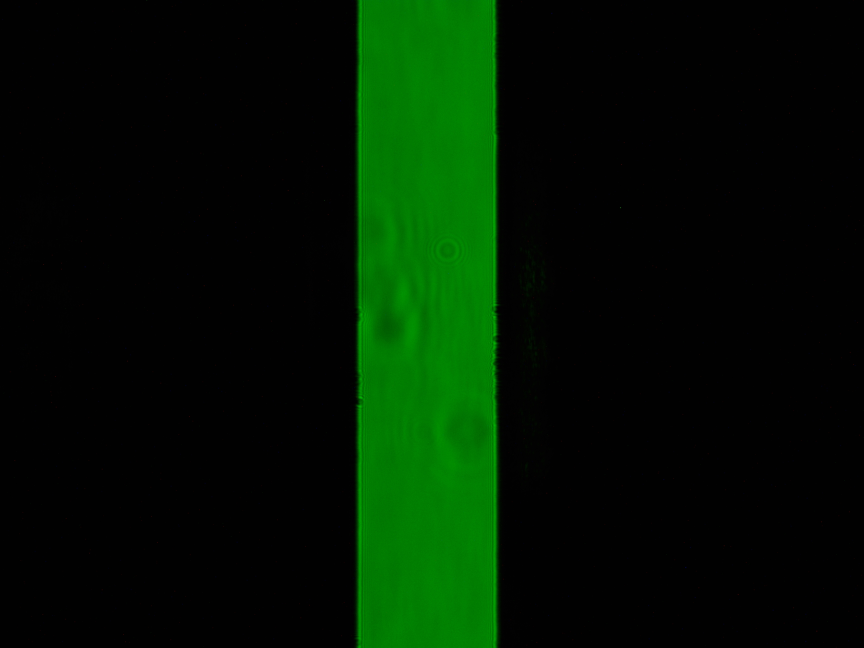
#> input picture 4.3.1 дифракция света/изображения с микроскопа/1 френель/0.jpg, 2592 x 1944 px (shown at 1/3 size)
$ jupyter execute --allow-errors process.ipynb
#> lines starting #> are read from the running program, lines starting #| are printed output that depends on the picture
[cell 1]
import numpy as np
import matplotlib.pyplot as plt
import pandas as pd
from PIL import Image
from scipy import ndimage
from scipy.stats import linregress
import matplotlib
import scipy.optimize as opt
matplotlib.rcParams.update({'font.size': 13})
matplotlib.rcParams['lines.linewidth'] = 2


light_green = (0.4, 0.8, 0.2)
dark_purple = (0.4, 0.3, 0.7)
raspberry_pink = (1, 0, 0.5)

# 0. Калибровка

[cell 2]
k_cam = 1000/911 #мкм/pix

# 1. Дифракция Френеля
## Обработка фото

[cell 3]
def rescale(path_in, path_out):
#> called with path_in = 'изображения с микроскопа/1 френель/0.jpg', path_out = 'pics/fren0.jpg'
    img = np.array(Image.open(path_in).convert("L"), dtype=float)
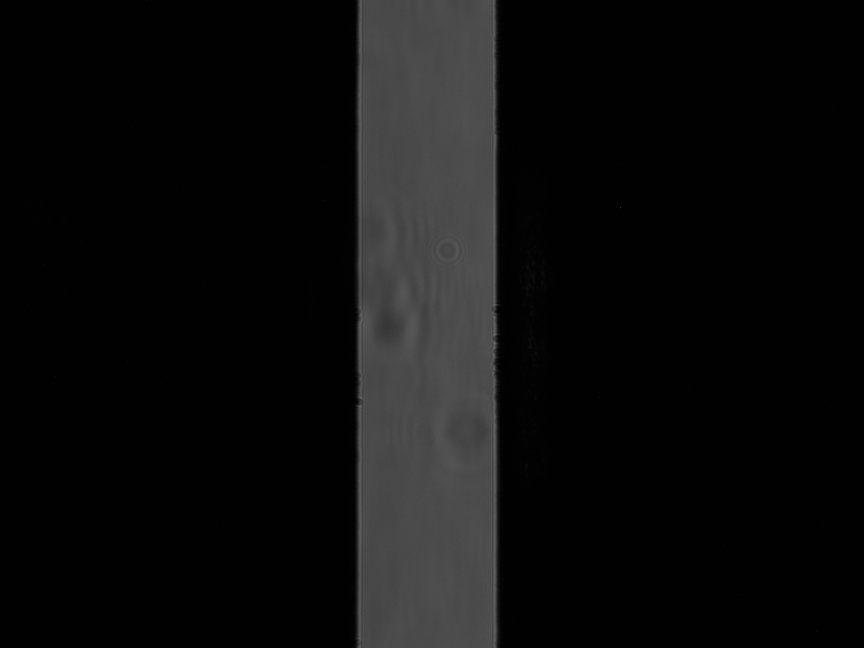
#> img: shape (1944, 2592) float64 (shown at 1/3 size); min 0, max 115, mean 13.1
    H, W = img.shape
#> H = 1944; W = 2592
    x = np.arange(W)
#> x = 2592 values from 0 to 2591
    I_x = img.sum(axis=0)
#> I_x = 2592 values, max 175727 at index 1482, min 1940 at index 1876, mean 25403.8
    x_center = int((x * I_x).sum() / I_x.sum())
#> x_center = 1284
    Image.fromarray(np.clip(img[750:1250, x_center - 400:x_center + 400], 0, 255).astype(np.uint8)).save(path_out)
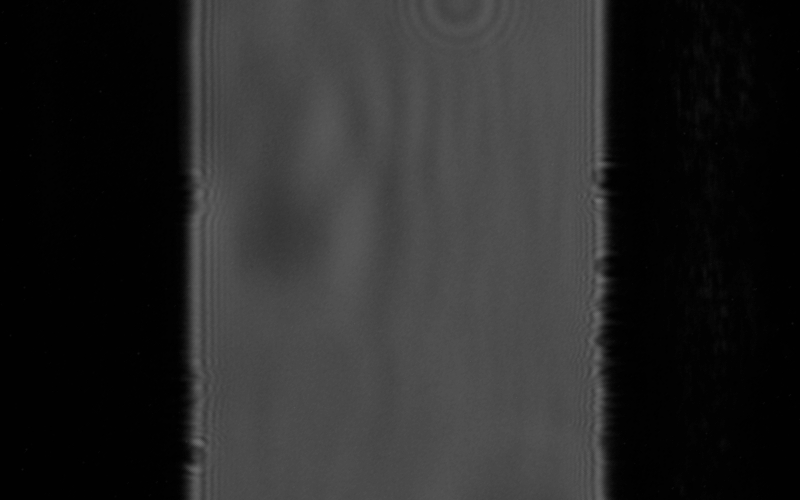
#> saved as fren0.jpg: PIL image 800x500 L; min 0, max 115, mean 40.1

[cell 4]
rescale("изображения с микроскопа/1 френель/0.jpg", "pics/fren0.jpg")
rescale("изображения с микроскопа/1 френель/2.jpg", "pics/fren2.jpg")
#> call 2 of rescale, with path_in = 'изображения с микроскопа/1 френель/2.jpg', path_out = 'pics/fren2.jpg'
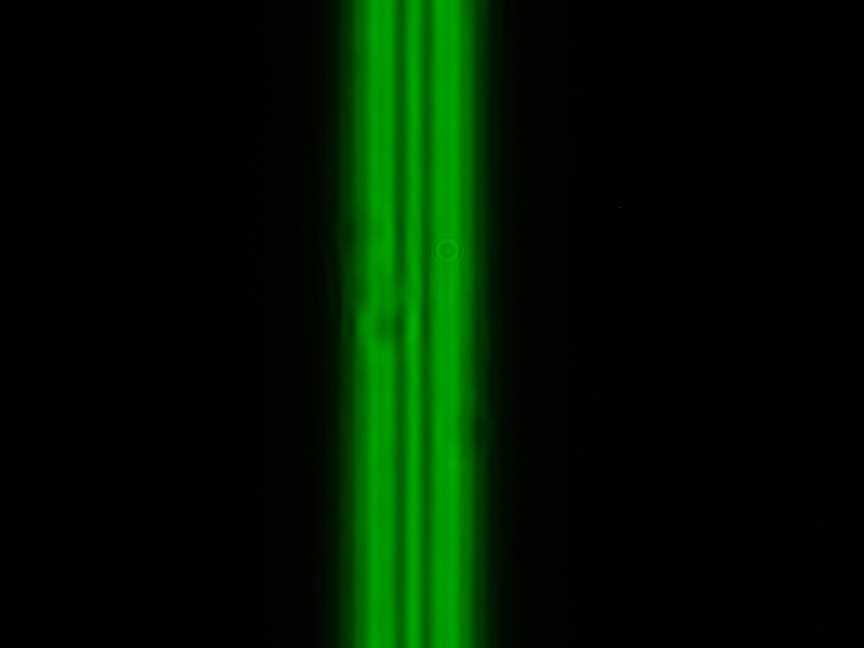
#> input picture 4.3.1 дифракция света/изображения с микроскопа/1 френель/2.jpg, 2592 x 1944 px (shown at 1/3 size)
#> in rescale (call 2), `img = np.array(Image.open(path_in).convert("L"), dtype=float)`:
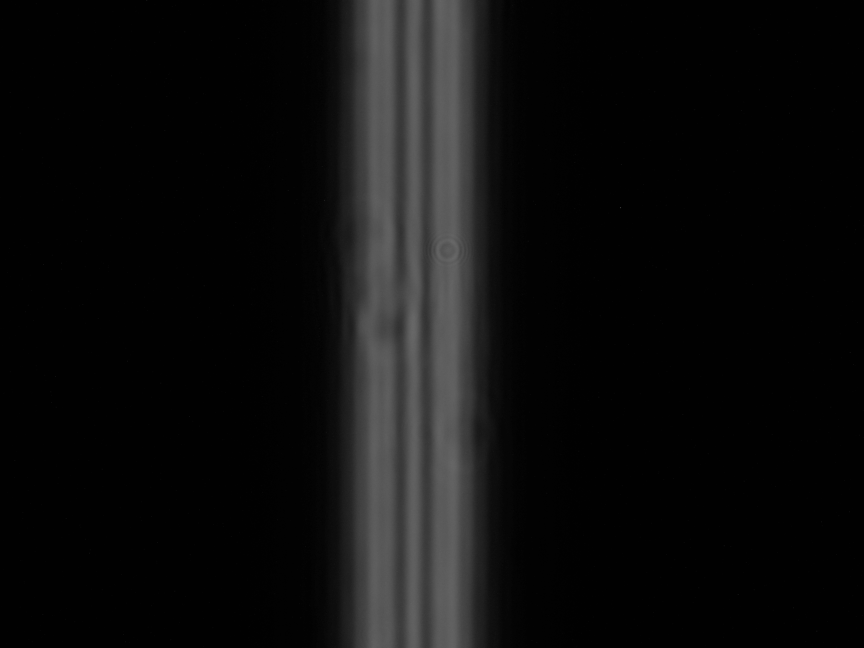
#> img: shape (1944, 2592) float64 (shown at 1/3 size); min 0, max 110, mean 13.3
#> in rescale (call 2), `I_x = img.sum(axis=0)`: I_x = 2592 values, max 186641 at index 1358, min 1938 at index 321, mean 25868.2
#> in rescale (call 2), `x_center = int((x * I_x).sum() / I_x.sum())`: x_center = 1247
#> in rescale (call 2), `Image.fromarray(np.clip(img[750:1250, x_center - 400:x_center + 400], ..`:
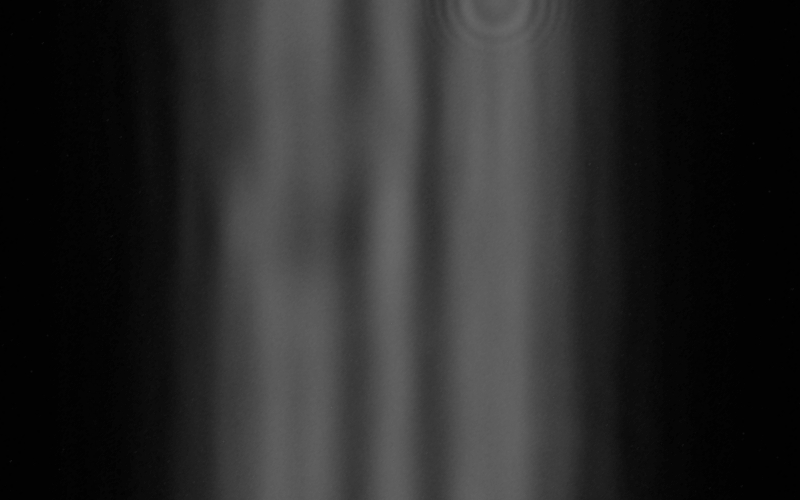
#> saved as fren2.jpg: PIL image 800x500 L; min 0, max 105, mean 40.6
rescale("изображения с микроскопа/1 френель/3.jpg", "pics/fren3.jpg")
#> call 3 of rescale, with path_in = 'изображения с микроскопа/1 френель/3.jpg', path_out = 'pics/fren3.jpg'
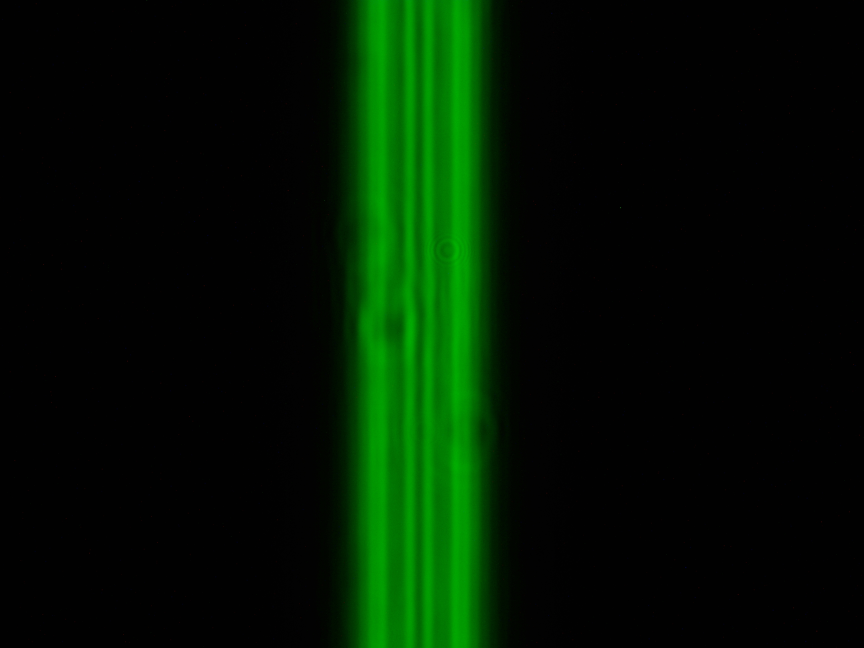
#> input picture 4.3.1 дифракция света/изображения с микроскопа/1 френель/3.jpg, 2592 x 1944 px (shown at 1/3 size)
#> in rescale (call 3), `img = np.array(Image.open(path_in).convert("L"), dtype=float)`:
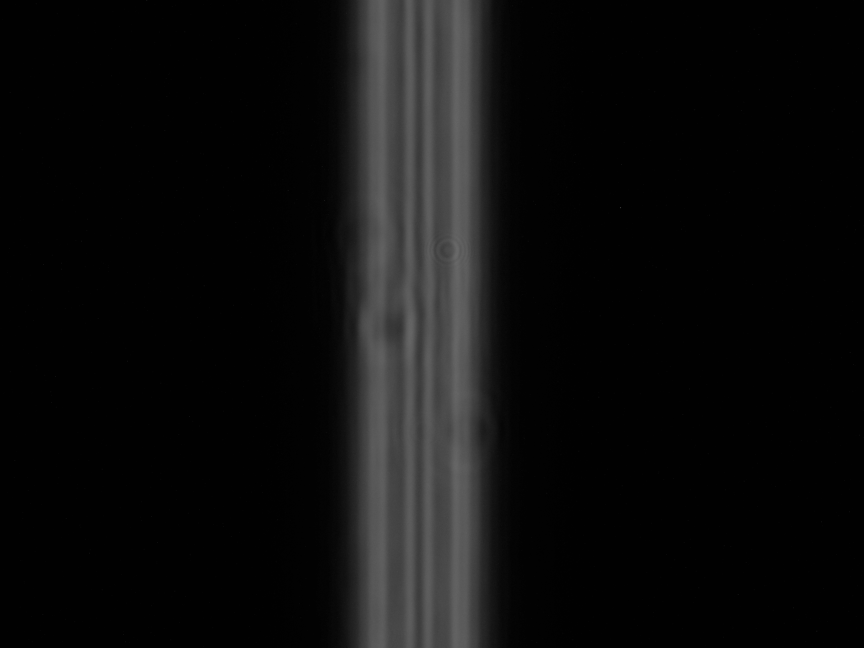
#> img: shape (1944, 2592) float64 (shown at 1/3 size); min 0, max 110, mean 13.2
#> in rescale (call 3), `I_x = img.sum(axis=0)`: I_x = 2592 values, max 190154 at index 1369, min 1942 at index 321, mean 25667.2
#> in rescale (call 3), `x_center = int((x * I_x).sum() / I_x.sum())`: x_center = 1262
#> in rescale (call 3), `Image.fromarray(np.clip(img[750:1250, x_center - 400:x_center + 400], ..`:
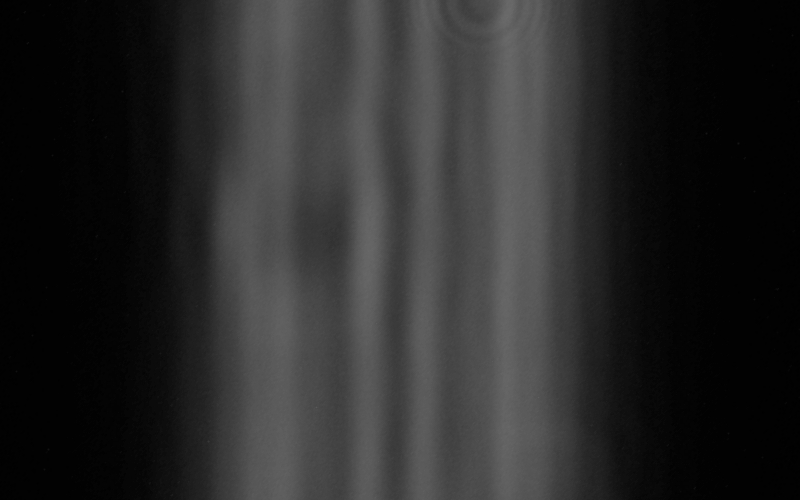
#> saved as fren3.jpg: PIL image 800x500 L; min 0, max 108, mean 40.3
#> (the rest of this cell did not finish here and is left out)

rescale("изображения с микроскопа/1 френель/5.jpg", "pics/fren5.jpg")
rescale("изображения с микроскопа/1 френель/7.jpg", "pics/fren7.jpg")

#> (a cell that did not finish here is left out)

#> (a cell that did not finish here is left out)

## Зоны френеля

[cell 7]
lam = 515 #nm -- длина волны лазера
#> lam = 515
sigma_lam = 18 #nm -- полуширина спектра
d = 411 * k_cam #mkm -- ширина щели
sigma_d = 2 * k_cam #mkm
#> (the rest of this cell did not finish here and is left out)

#> (a cell that did not finish here is left out)

[cell 9]
k_th = d**2 / 4 /lam # мм
#> k_th = 98.81
sigma_k_th = ((2 * sigma_d / d)**2 + (sigma_lam/lam)**2)**0.5*k_th
#> sigma_k_th = 3.58
n_th = np.linspace(0, 1, 2)

def linear(x, k, b):
    return k*x + b
#> (the rest of this cell did not finish here and is left out)
